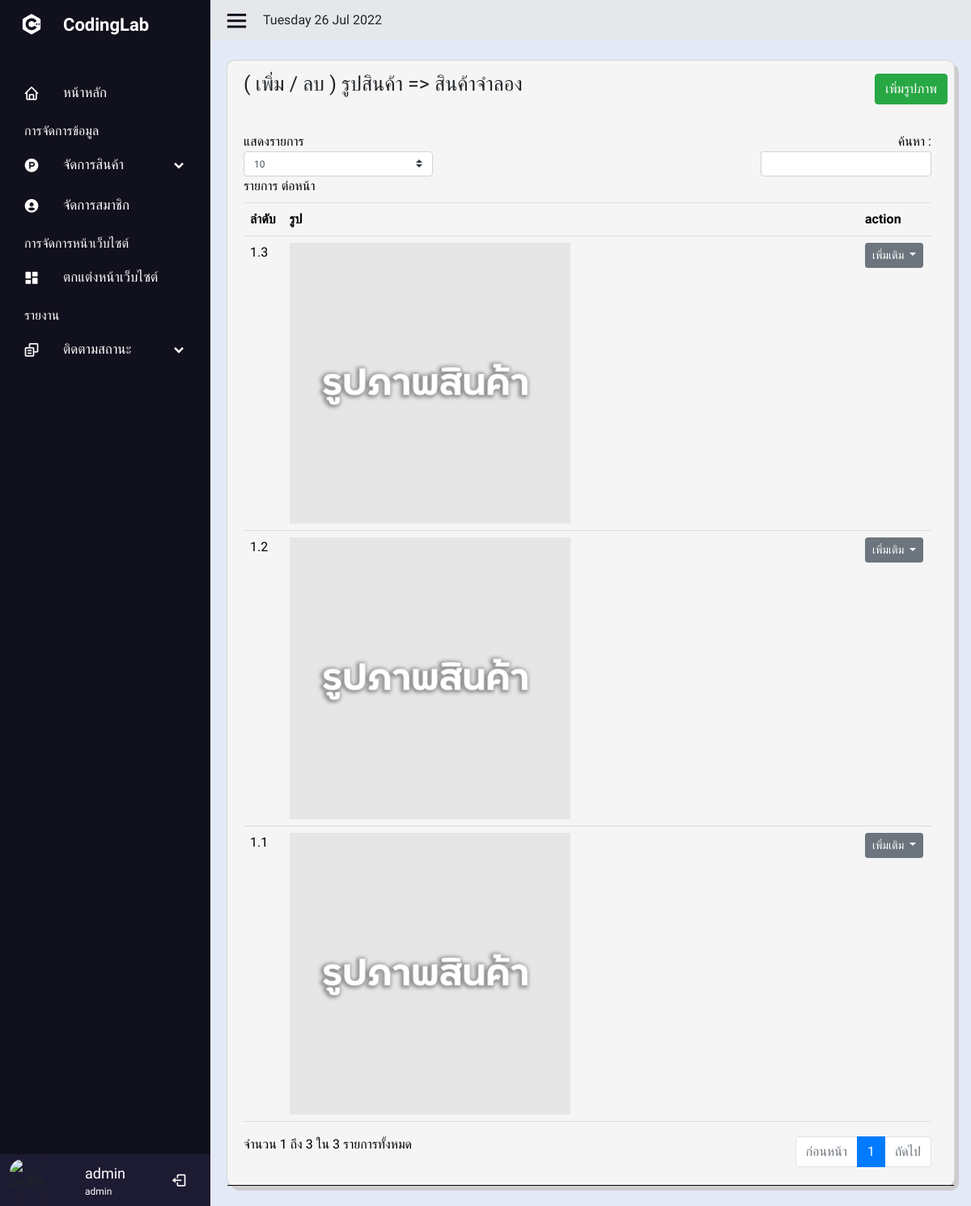
The page /admin/product-pic.php?id=15 (signed in) on the database its author committed.
### tables this page shows
CREATE TABLE `users` (
  `id` int(10) NOT NULL AUTO_INCREMENT,
  `firstname` varchar(255) NOT NULL,
  `lastname` varchar(255) NOT NULL,
  `email` varchar(255) NOT NULL,
  `password` varchar(255) NOT NULL,
  `urole` varchar(255) NOT NULL,
  `created_at` timestamp NOT NULL DEFAULT current_timestamp(),
  `phone` varchar(50) NOT NULL,
  `sex` varchar(255) NOT NULL,
  `status` text NOT NULL,
  PRIMARY KEY (`id`)
);

CREATE TABLE `product` (
  `product_id` int(11) NOT NULL AUTO_INCREMENT,
  `product_code` varchar(255) NOT NULL,
  `product_name` text NOT NULL,
  `product_detail` text DEFAULT NULL,
  `product_alldetail` text DEFAULT NULL,
  `product_price` text NOT NULL,
  `product_status` text NOT NULL,
  `product_type_id` text NOT NULL,
  `product_created` datetime NOT NULL,
  `product_editdate` datetime DEFAULT NULL,
  `product_quantity` int(11) NOT NULL,
  PRIMARY KEY (`product_id`)
);

CREATE TABLE `product_pic` (
  `product_pic_id` int(11) NOT NULL AUTO_INCREMENT,
  `product_id` int(11) NOT NULL,
  `product_pic_sort` double NOT NULL,
  `product_pic_path` text NOT NULL,
  PRIMARY KEY (`product_pic_id`)
);

### admin/product-pic.php (the view, shortened to what this page needs)
<?php include('sidebar.php'); ?>
<?php
if (!isset($_GET['id'])) {
    echo "<script>window.location='product.php'</script>";
    exit;
} else {
    $chk = $conn->query("SELECT * FROM product WHERE product_id = '" . $_GET['id'] . "' LIMIT 1");
    $chk->execute();
    if ($chk->rowCount() > 0) {
        $rowDataproduct = $chk->fetch(PDO::FETCH_ASSOC);
    } else {
        exit;
        echo "<script>window.location='product.php'</script>";
    }
}
?>
<section class="home-section">
    <div class="home-content">
        <i class='bx bx-menu'></i>
        <?php
        echo date('l' . ' ' . 'd' . ' ' . 'M' . ' ' . 'Y');
        ?>
    </div>
    <div class="table-content mt-4">
        <div class="card">
            <div class="card-head pr-2">
                <div class="row">
                    <div class="col-sm-6">
                        <p>( เพิ่ม / ลบ ) รูปสินค้า => <?= $rowDataproduct["product_name"]; ?></p>
                    </div>
                    <div class="col-sm-6 text-right mt-3">
                        <button class="btn btn-success" data-toggle="modal" data-target="#modelId">เพิ่มรูปภาพ</button>
                    </div>
                </div>
                <div class="card-body">
                    <div class="box-tale">
                        <table class="table" id="dataal">
                            <thead>
                                <tr>
                                    <th>ลำดับ</th>
                                    <th>รูป</th>
                                    <th>action</th>
                                </tr>
                            </thead>
                            <tbody>
                                <?php
                                $sql = $conn->prepare("SELECT * FROM product_pic WHERE product_id = '" . $_GET['id'] . "' ORDER BY product_pic_sort ASC");
                                $sql->execute();
                                $row = $sql->fetchAll(PDO::FETCH_OBJ);
                                if ($sql->rowCount() > 0) {
                                    foreach ($row as $res) {
                                ?>
                                        <tr>
                                            <td scope="row"><?php echo $res->product_pic_sort; ?></td>
                                            <td><img src="../include/img/<?php echo $res->product_pic_path; ?>" width="50%"></td>
                                            <td>
                                                <div class="dropdown open">
                                                    <button class="btn btn-secondary dropdown-toggle btn-sm" type="button" id="triggerId" data-toggle="dropdown" aria-haspopup="true" aria-expanded="false">
                                                        เพิ่มเติม
                                                    </button>
                                                </div>
                                            </td>
                                        </tr>
                                    <?php
                                    }
                                } else {
                                    ?>
                                    <tr class="text-center">
                                        <td colspan="3">ไม่มีข้อมูล</td>
                                    </tr>
                                <?php
                                }
                                ?>
                            </tbody>
                        </table>
                    </div>
                </div>
            </div>
        </div>
</section>
<br>
</body>
</html>

### admin/sidebar.php (shortened to what this page needs)
<?php
include('../include/connect.php')
?>
<!doctype html>
<html lang="th">
<link href='https://unpkg.com/boxicons@2.1.2/css/boxicons.min.css' rel='stylesheet'>
<link rel="stylesheet" href="https://cdn.jsdelivr.net/npm/bootstrap@4.0.0/dist/css/bootstrap.min.css">
<link rel="stylesheet" href="assets/css/sw_custom.css">
<link rel="stylesheet" href="styles.css">
<body>
    <div class="sidebar">
        <div class="logo-detil">
            <i class="bx bxl-c-plus-plus"></i>
            <span class="logo-name">
                CodingLab
            </span>
        </div>
        <ul class="nav-linked">
            <li>
                <a href="index.php">
                    <i class='bx bx-home'></i>
                    <span class="link-named">
                        หน้าหลัก
                    </span>
                </a>
            </li>
            <p class="manage">การจัดการข้อมูล</p>
            <li>
                <div class="icon-link">
                    <a href="#">
                        <i class='bx bxl-product-hunt'></i>
                        <span class="link-named">
                            จัดการสินค้า
                        </span>
                    </a>
                    <i class='bx bxs-chevron-down arrow'></i>
                </div>
            </li>
            <li>
                <a href="useredit.php">
                    <i class='bx bxs-user-circle'></i>
                    <span class="link-named">
                        จัดการสมาชิก
                    </span>
                </a>
            </li>
            <p class="manage">การจัดการหน้าเว็บไซต์</p>
            <li>
                <a href="Carousel.php">
                    <i class='bx bxs-dashboard'></i>
                    <span class="link-named">
                        ตกแต่งหน้าเว็บไซต์
                    </span>
                </a>
            </li>
            <p class="manage">รายงาน</p>
            <li>
                <div class="icon-link">
                    <a href="#">
                        <i class='bx bx-copy-alt'></i>
                        <span class="link-named">
                            ติดตามสถานะ
                        </span>
                    </a>
                    <i class='bx bxs-chevron-down arrow'></i>
                </div>
            </li>
            <li>
                <?php
                if (isset($_SESSION['admin_login'])) {
                    $sql = $conn->prepare("SELECT * FROM users WHERE id = '" . $_SESSION["admin_login"] . "' LIMIT 1");
                    $sql->execute();
                    $row = $sql->fetch(PDO::FETCH_ASSOC);
                } else {
                    echo "<script>window.location='../index.php'</script>";
                    exit;
                }
                ?>
                <div class="profile-details">
                    <div class="profile-content">
                        <img src="https://media-cdn.tripadvisor.com/media/photo-s/15/a4/9b/77/legacy-hotel-at-img-academy.jpg" alt="profile">
                    </div>
                    <div class="name-job">
                        <div class="profile-name"><?php echo $row['firstname']; ?></div>
                        <div class="job"><?php echo $row['urole']; ?></div>
                    </div>
                    <a href="../include/logout.php"> <i class="bx bx-log-out"></i></a>
                </div>
            </li>
        </ul>
    </div>

### admin/styles.css (style rules this page uses)
* { margin: 0; padding: 0; box-sizing: border-box; font-family: 'Mitr', sans-serif; }
body { background-color: #E4E9F7; }
.sidebar { position: fixed; top: 0; left: 0; height: 100%; width: 260px; background: #11101d; z-index: 100; transition: all 0.5s ease; }
.sidebar .manage { color: #fff; margin-top: 10px; margin-left: 30px; margin-bottom: 5px; }
.sidebar .logo-detil { height: 60px; width: 100%; display: flex; align-items: center; }
.sidebar .logo-detil i { font-size: 30px; color: #fff; height: 50px; min-width: 78px; text-align: center; line-height: 50px; }
.sidebar .logo-detil .logo-name { font-size: 22px; color: #fff; font-weight: 600; transition: 0.3s ease; transition-delay: 0.1s; }
.sidebar .nav-linked { height: 100%; padding: 30px 0 150px 0; overflow: auto; }
.sidebar .nav-linked li .icon-link { display: flex; align-items: center; justify-content: space-between; }
.sidebar .nav-linked li { position: relative; list-style: none; transition: all 0.4s ease; }
.sidebar .nav-linked li i { height: 50px; min-width: 78px; text-align: center; line-height: 50px; color: #fff; font-size: 20px; cursor: pointer; transition: all 0.3s ease; }
.sidebar .nav-linked li a { display: flex; align-items: center; text-decoration: none; }
.sidebar .nav-linked li a .link-named { font-size: 17px; font-weight: 400; color: #fff; }
.sidebar .profile-details { position: fixed; bottom: 0; width: 260px; display: flex; align-items: center; justify-content: space-between; background-color: #1d1b31; padding: 6px 0; width: 260px; transition: all 0.5s ease; }
.sidebar .profile-details .profile-content { display: flex; align-items: center; }
.sidebar .profile-details img { height: 52px; width: 52px; object-fit: cover; border-radius: 16px; margin: 0 14px 0 12px; background-color: #1d1b31; transition: all 0.5s ease; }
.sidebar .profile-details .profile-name, .sidebar .profile-details .job { color: #fff; font-size: 18px; font-weight: 500; white-space: nowrap; }
.sidebar .profile-details .job { font-size: 12px; }
.home-section { position: relative; height: 100%; left: 260px; width: calc(100% - 260px ); transition: all 0.5s ease; }
.home-section .home-content { background-color: #e5e7ea; height: 50px; display: flex; align-items: center; }
.home-section .home-content .bx-menu, .home-section .home-content .text { color: #11101d; font-size: 35px; }
.home-section .home-content .bx-menu { margin: 0 15px; cursor: pointer; }
.home-section .table-content { display: flex; margin-left: 20px; margin-right: 20px; }
.home-section .card { background-color: #F5F5F5; width: 100%; height: auto; border-radius: 10px; box-shadow: 5px 5px #cecccc; }
.home-section .card .card-head { border-bottom: 1px solid black ; }
.home-section .card .card-head p { margin: 10px 0 20px 20px; font-size: 25px; }
.home-section .table-content .box-tale { color: black; width: 100%; }
.home-section .table-content .box-tale table { border-collapse: collapse; width: 100%; height: auto; }
.home-section .table-content .box-tale th { padding: 8px; text-align: left; border-bottom: 1px solid #ddd; }
.home-section .table-content .box-tale td { padding: 8px; text-align: left; border-bottom: 1px solid #ddd; }

### rows shown on the page
users: firstname "admin", urole "admin"
product: product_name "สินค้าจำลอง"
product_pic: product_pic_sort "1.1", product_pic_path (picture)
product_pic: product_pic_sort "1.2", product_pic_path (picture)
product_pic: product_pic_sort "1.3", product_pic_path (picture)

### other values the page prints
date('l' . ' ' . 'd' . ' ' . 'M' . ' ' . 'Y') "Tuesday 26 Jul 2022"
